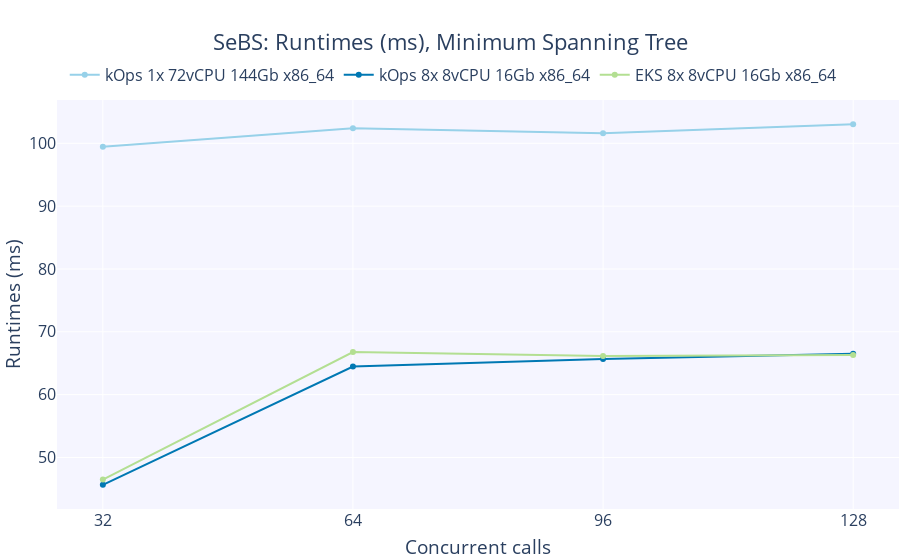

Notebook source saved alongside this figure:
### Code cell
fig = go.Figure()

# Add figure title
fig.update_layout(
    legend=dict(
        orientation="h",
        yanchor="bottom",
        y=1.02,
        xanchor="center",
        x=0.47
    ),
    margin=dict(
        # t=1,
        b=1,
        l=1,
        r=1,
        autoexpand=True
    ),
    font=dict(
        size=16
    ),
    title = dict(
        text = "SeBS: Runtimes (ms), Minimum Spanning Tree",
        x = 0.5,
        xanchor = 'center'
    ),
    xaxis = dict(
        tickmode = 'array',
        tickvals = concurrent_calls
    ),
    xaxis_title_text='Concurrent calls',
    yaxis_title_text='Runtimes (ms)',
    plot_bgcolor=bgColor
)

for i, k in enumerate(clusters):
    fig.add_trace(
        go.Scatter(
            x = concurrent_calls,
            y = [sebs_df[k]['mst'][c]['runtime'].mean() for c in concurrent_calls], 
            name = k,
            marker_color=colorPallet[i]
        )
    )
    
fig.show()

### Figure 1 — Plotly figure (JSON) as saved in the notebook; plotly's stock layout.template omitted (floating-point values rounded to 4 significant figures)
{"data": [{"marker": {"color": "rgba(151, 209, 233, 255)"}, "name": "kOps 1x 72vCPU 144Gb x86_64", "type": "scatter", "x": [32, 64, 96, 128], "y": [99.45, 102.4, 101.6, 103.0]}, {"marker": {"color": "rgba(0, 120, 179, 255)"}, "name": "kOps 8x 8vCPU 16Gb x86_64", "type": "scatter", "x": [32, 64, 96, 128], "y": [45.65, 64.47, 65.67, 66.52]}, {"marker": {"color": "rgba(179, 223, 146, 255)"}, "name": "EKS 8x 8vCPU 16Gb x86_64", "type": "scatter", "x": [32, 64, 96, 128], "y": [46.47, 66.78, 66.13, 66.32]}], "layout": {"font": {"size": 16}, "legend": {"orientation": "h", "x": 0.47, "xanchor": "center", "y": 1.02, "yanchor": "bottom"}, "margin": {"autoexpand": true, "b": 1, "l": 1, "r": 1}, "plot_bgcolor": "rgba(245,245,255,255)", "title": {"text": "SeBS: Runtimes (ms), Minimum Spanning Tree", "x": 0.5, "xanchor": "center"}, "xaxis": {"autorange": true, "range": [25.96, 134.0], "tickmode": "array", "tickvals": [32, 64, 96, 128], "title": {"text": "Concurrent calls"}, "type": "linear"}, "yaxis": {"autorange": true, "range": [41.55, 107.1], "title": {"text": "Runtimes (ms)"}, "type": "linear"}}}
